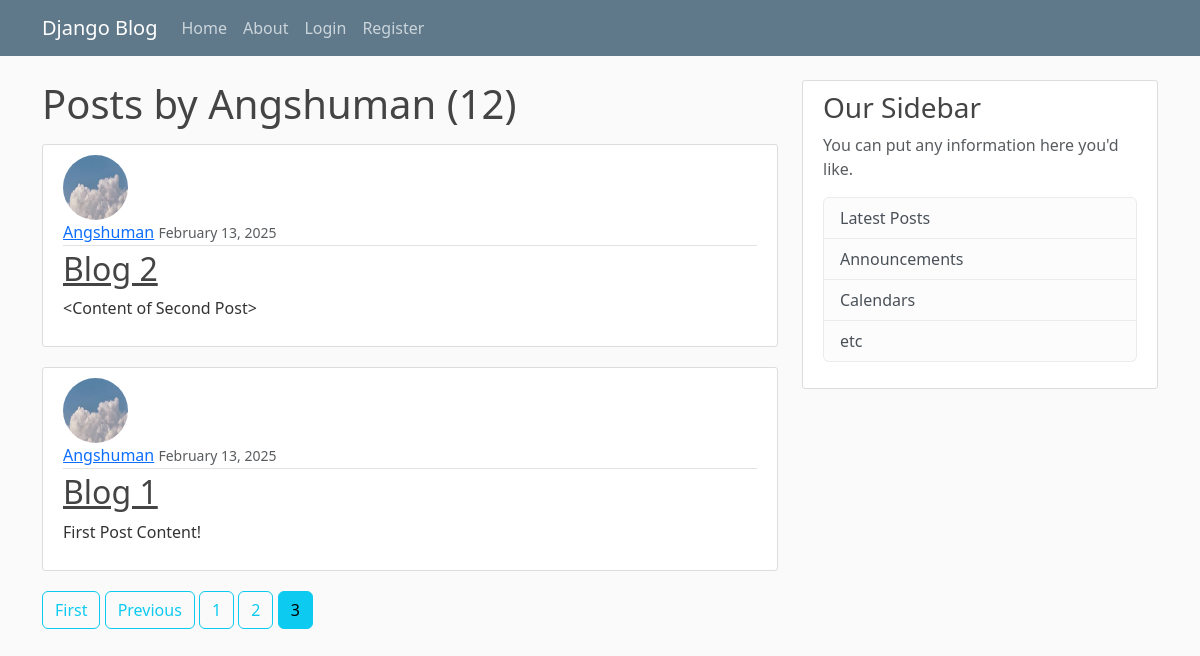
Page /user/Angshuman?page=3 on the committed database.
### blog/models.py (models this page shows, shortened)
class Post(models.Model):
    title = models.CharField(max_length=100)
    content = models.TextField()        #unrestricted text
    date_posted = models.DateTimeField(default=timezone.now)
    author = models.ForeignKey(User, on_delete=models.CASCADE) #if user is deleted, delete all posts
    updated_at = models.DateTimeField(auto_now=True)

### users/models.py (models this page shows, shortened)
class Profile(models.Model):
    user = models.OneToOneField(User, on_delete=models.CASCADE)
    image = models.ImageField(default='default.jpg', upload_to='profile_image')
    bio = models.TextField(max_length=500, blank=True)
    location = models.CharField(max_length=30, blank=True)
    birth_date = models.DateField(null=True, blank=True)

### blog/views.py (the view)
# urls.py: path('user/<str:username>', UserPostListView.as_view(), name ='user-posts'),
class UserPostListView(ListView):
    model = Post
    template_name = 'blog/user_posts.html' #<app>/<model>_<viewtype>.html
    context_object_name = 'posts'
    paginate_by = 5
    def get_queryset(self):
        user = get_object_or_404(User, username=self.kwargs.get('username'))
        return Post.objects.filter(author=user).order_by('-date_posted') # filter posts by author and order by date_posted in descending order

### blog/templates/blog/user_posts.html (shortened to what this page needs)
{% extends "blog/base.html" %}
{% block content %}
    <h1 class="mb-3">Posts by {{ view.kwargs.username }} ({{ page_obj.paginator.count }}) </h1>
    {% for post in posts %}
        <article class="media content-section">
            <img class="rounded-circle article-img" src="{{ post.author.profile.image.url }}">
            <div class="media-body">
            <div class="article-metadata">
                <a class="mr-2" href="{% url 'user-posts' post.author.username %}">{{ post.author }}</a>
                <small class="text-muted">{{ post.date_posted|date:"F d, Y" }}</small>
            </div>
            <h2><a class="article-title" href="{% url 'post-detail' post.id %}">{{ post.title }}</a></h2>
            <p class="article-content">{{ post.content }}</p>
            </div>
        </article>
    {% endfor %}
    {% if is_paginated %}
        {% if page_obj.has_previous %}
            <a class="btn btn-outline-info mb-4" href="?page=1">First</a>
            <a class="btn btn-outline-info mb-4" href="?page={{ page_obj.previous_page_number }}">Previous</a>
        {% endif %}
        {% for num in page_obj.paginator.page_range %}
            {% if page_obj.number == num %}
                <a class="btn btn-info mb-4" href="?page={{ num }}">{{ num }}</a>
            {% elif num > page_obj.number|add:'-3' and num < page_obj.number|add:'3' %}
                <a class="btn btn-outline-info mb-4" href="?page={{ num }}">{{ num }}</a>
            {% endif %}
        {% endfor %}
    {% endif %}
{% endblock content %}

### blog/static/blog/main.css (style rules this page uses)
body { background: #fafafa; color: #333333; margin-top: 5rem; }
h1, h2, h3, h4, h5, h6 { color: #444444; }
.content-section { background: #ffffff; padding: 10px 20px; border: 1px solid #dddddd; border-radius: 3px; margin-bottom: 20px; }
.article-title { color: #444444; }
.article-content { white-space: pre-line; }
.article-img { height: 65px; width: 65px; margin-right: 16px; }
.article-metadata { padding-bottom: 1px; margin-bottom: 4px; border-bottom: 1px solid #e3e3e3 }

### rows in the picture
Post: author.profile.image (picture), author "Angshuman", date_posted "February 13, 2025", title "Blog 2", content "<Content of Second Post>"
Post: author.profile.image (picture), author "Angshuman", date_posted "February 13, 2025", title "Blog 1", content "First Post Content!"

### other values in the picture
{{ view.kwargs.username }} "Angshuman"
{{ page_obj.paginator.count }} "12"
{{ num }} "1" "2"
{{ num }} "3"
